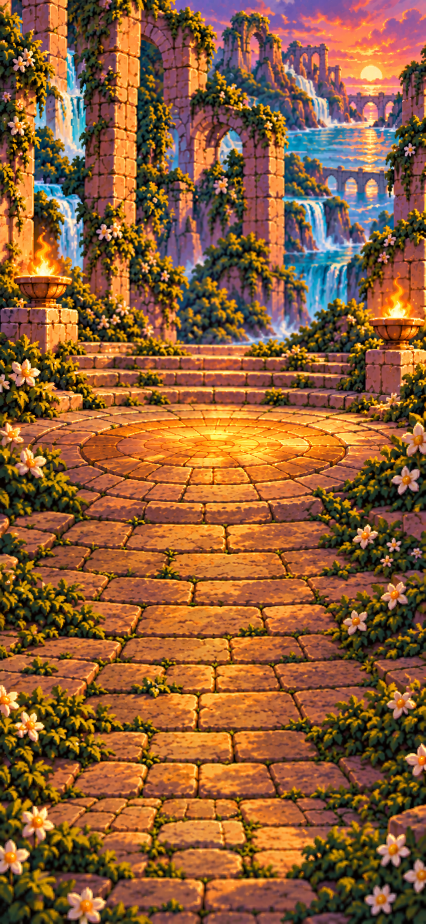
#> input picture docs/design/flame-depth/live/sanctuary-stage.png, 851 x 1847 px, found by its file name (shown at 1/2 size)
$ python align-surround.py
#> lines starting #> are read from the running program, lines starting #| are printed output that depends on the picture; long printed decimals are rounded
from PIL import Image
import numpy as np
from scipy.ndimage import map_coordinates, gaussian_filter
from scipy.optimize import differential_evolution
A=np.array(Image.open('docs/design/flame-depth/live/sanctuary-stage.png').convert('RGB').resize((170,369)),dtype=float)/255
B=np.array(Image.open('docs/design/flame-depth/live/sanctuary-surround.png').convert('RGB'),dtype=float)/255
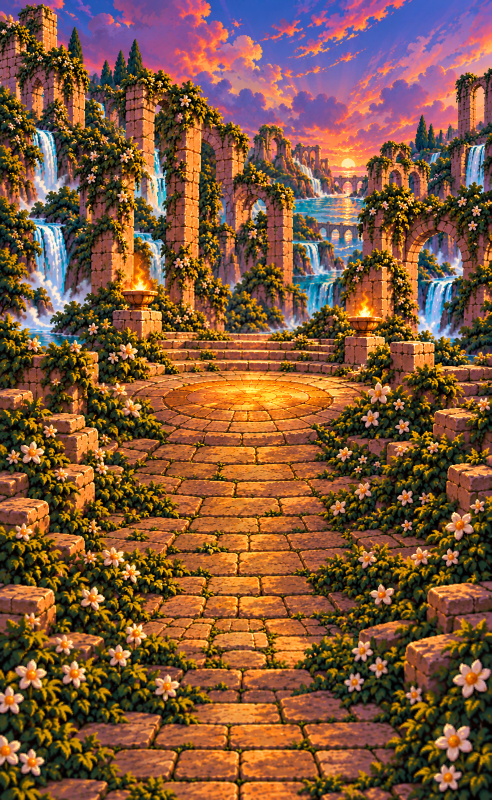
#> input picture docs/design/flame-depth/live/sanctuary-surround.png, 983 x 1600 px, found by its file name (shown at 1/2 size)
A=gaussian_filter(A,(1,1,0)); B=gaussian_filter(B,(2,2,0))
y,x=np.meshgrid(np.linspace(0,1,A.shape[0]),np.linspace(0,1,A.shape[1]),indexing='ij')
def score(p):
 sx,sy,cx,cy=p
 xx=((x-.5)*sx+cx)*(B.shape[1]-1); yy=((y-.5)*sy+cy)*(B.shape[0]-1)
 C=np.stack([map_coordinates(B[:,:,k],[yy,xx],order=1) for k in range(3)],axis=-1)
 return np.mean((C-A)**2)
r=differential_evolution(score,[(.42,.65),(.5,.8),(.46,.54),(.46,.54)],popsize=9,maxiter=80,tol=.0001)
#> in score (call 2), `sx,sy,cx,cy=p`: sx = 0.588; sy = 0.736; cx = 0.517; cy = 0.464
#> in score (call 2), `xx = ((x - 0.5) * sx + cx) * (B.shape[1] - 1)`:
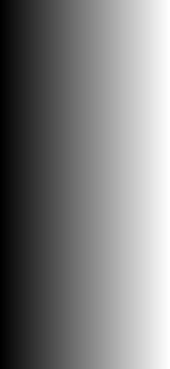
#> xx: shape (369, 170) float64; min 219.3, max 796.4, mean 507.9; drawn with min black and max white
#> in score (call 2), `yy = ((y - 0.5) * sy + cy) * (B.shape[0] - 1)`:
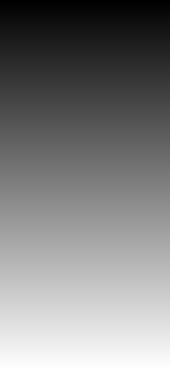
#> yy: shape (369, 170) float64; min 154, max 1330.5, mean 742.3; drawn with min black and max white
#> in score (call 11), `sx,sy,cx,cy=p`: sx = 0.611; sy = 0.733; cx = 0.532; cy = 0.528
#> in score (call 11), `C=np.stack([map_coordinates(B[:,:,k],[yy,xx],order=1) for k in range(3..`:
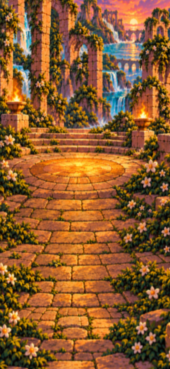
#> C: shape (369, 170, 3) float64; mean R, G, B 0.547, 0.357, 0.184
#> in score (call 12), `sx,sy,cx,cy=p`: sx = 0.534; sy = 0.619; cx = 0.484; cy = 0.537
#> in score (call 12), `C=np.stack([map_coordinates(B[:,:,k],[yy,xx],order=1) for k in range(3..`:
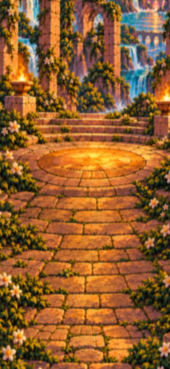
#> C: shape (369, 170, 3) float64; mean R, G, B 0.567, 0.369, 0.183
#> in score (call 13), `sx,sy,cx,cy=p`: sx = 0.523; sy = 0.603; cx = 0.497; cy = 0.518
#> in score (call 13), `C=np.stack([map_coordinates(B[:,:,k],[yy,xx],order=1) for k in range(3..`:
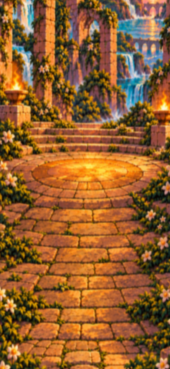
#> C: shape (369, 170, 3) float64; mean R, G, B 0.575, 0.374, 0.188
#> in score (call 14), `sx,sy,cx,cy=p`: sx = 0.616; sy = 0.562; cx = 0.463; cy = 0.5
#> in score (call 14), `C=np.stack([map_coordinates(B[:,:,k],[yy,xx],order=1) for k in range(3..`:
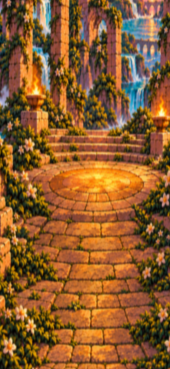
#> C: shape (369, 170, 3) float64; mean R, G, B 0.55, 0.361, 0.183
#> r = 9 items
print('sx sy cx cy:',r.x,'error:',r.fun, flush=True)
#| sx sy cx cy: [0.5476 0.7233 0.5035 0.5089] error: 0.002107
